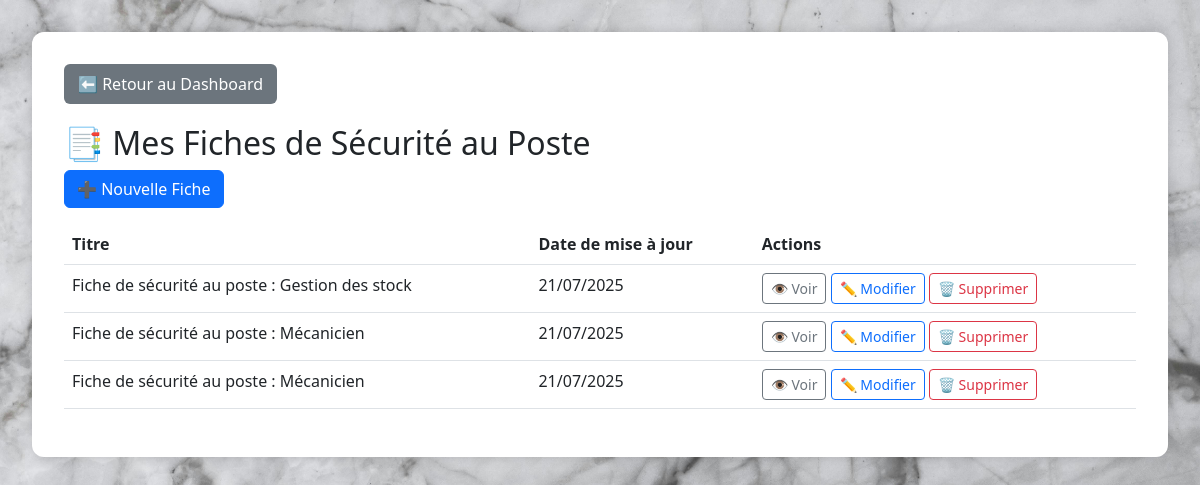
/fsp (signed in), run on the app's committed database.
### models.py (models this page shows)
class FicheSecurite(db.Model):
    id = db.Column(db.Integer, primary_key=True)
    titre = db.Column(db.String(260), nullable=False)
    contenu = db.Column(db.Text)
    user_id = db.Column(db.Integer, db.ForeignKey('user.id'))
    date_creation = db.Column(db.DateTime, default=datetime.utcnow)
    date_mise_a_jour = db.Column(db.DateTime, default=datetime.utcnow, onupdate=datetime.utcnow)
    photo_poste = db.Column(db.String(255))
    user = db.relationship('User', backref='fiches_securite')
    fds_associees = db.relationship('FicheDonneesSecurite',
        secondary=association_fsp_fds,
        backref='fiches_securite_poste')

### app.py (the view)
@app.route('/fsp')
@login_required
def fiche_securite_liste():
    fiches = FicheSecurite.query.filter_by(user_id=current_user.id).order_by(FicheSecurite.date_mise_a_jour.desc()).all()
    return render_template('fiche_securite_liste.html', fiches=fiches)

### app.py (called while the page is built)
@login_manager.user_loader
def load_user(user_id):
    return User.query.get(int(user_id))

### templates/fiche_securite_liste.html (shortened to what this page needs)
<!DOCTYPE html>
<html lang="fr">
<head>
    <link href="https://cdn.jsdelivr.net/npm/bootstrap@5.3.0/dist/css/bootstrap.min.css" rel="stylesheet">
</head>
<body>
<div class="container">
    <a href="{{ url_for('dashboard') }}" class="btn-retour">⬅ Retour au Dashboard</a>
    <h2>📑 Mes Fiches de Sécurité au Poste</h2>
    <a href="{{ url_for('creer_fiche_securite') }}" class="btn btn-primary mb-3">➕ Nouvelle Fiche</a>
    {% if fiches %}
    <table class="table table-hover">
        <thead>
            <tr>
                <th>Titre</th>
                <th>Date de mise à jour</th>
                <th>Actions</th>
            </tr>
        </thead>
        <tbody>
        {% for fiche in fiches %}
            <tr>
                <td>{{ fiche.titre }}</td>
                <td>{{ fiche.date_mise_a_jour.strftime('%d/%m/%Y') }}</td>
                <td>
                    <a href="{{ url_for('voir_fiche_securite', fiche_id=fiche.id) }}" class="btn btn-sm btn-outline-secondary">👁️ Voir</a>
                    <a href="{{ url_for('modifier_fiche_securite', fiche_id=fiche.id) }}" class="btn btn-sm btn-outline-primary">✏️ Modifier</a>
                    <a href="{{ url_for('supprimer_fiche_securite', fiche_id=fiche.id) }}" class="btn btn-sm btn-outline-danger" onclick="return confirm('Confirmer la suppression ?')">🗑️ Supprimer</a>
                </td>
            </tr>
        {% endfor %}
        </tbody>
    </table>
    {% else %}
        <p class="text-muted">Aucune fiche enregistrée.</p>
    {% endif %}
</div>
</body>
</html>

### data on the page
FicheSecurite: titre "Fiche de sécurité au poste : Gestion des stock", date_mise_a_jour "21/07/2025"
FicheSecurite: titre "Fiche de sécurité au poste : Mécanicien", date_mise_a_jour "21/07/2025"
FicheSecurite: titre "Fiche de sécurité au poste : Mécanicien", date_mise_a_jour "21/07/2025"
